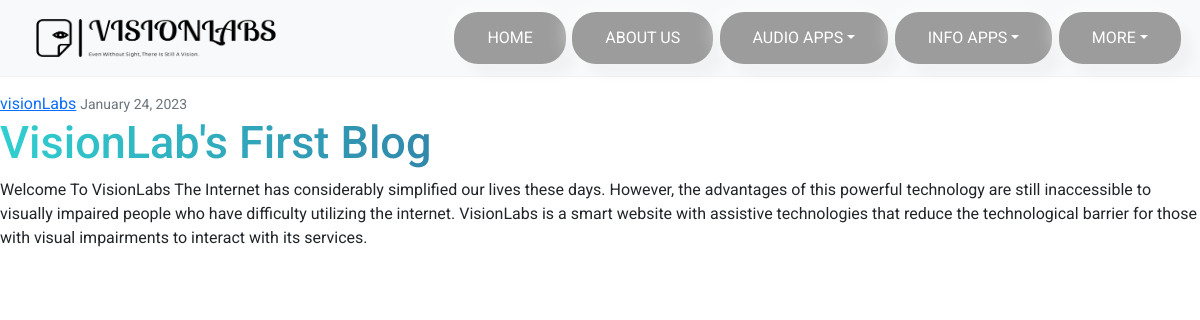
The app's page /newsfeed/1/, older data.
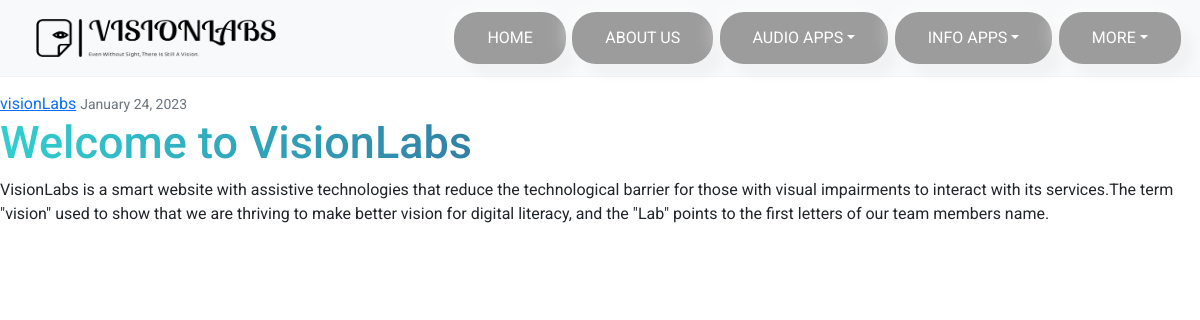
The same page, newer data.
### blog/models.py (models this page shows, shortened)
class Post(models.Model):
    title = models.CharField(max_length=100)
    content = models.TextField()
    date_posted = models.DateTimeField(default=timezone.now)

### blog/views.py (the view)
# urls.py: path('newsfeed/<int:pk>/', PostDetailView.as_view(), name='post-detail'),
class PostDetailView(DetailView):
    model = Post
    template_name = 'post_detail.html'

### blog/templates/post_detail.html
{% extends "base.html" %}
{% block content %}
  <article class="media content-section">
    <div class="media-body">
      <div class="article-metadata">
        <a class="mr-2" href="">visionLabs</a>
        <small class="text-muted">{{ object.date_posted|date:"F d, Y" }}</small>
      </div>
      <h2 class="article-title">{{ object.title }}</h2>
      <p class="article-content">{{ object.content }}</p>
    </div>
  </article>
{% endblock content %}

Row changes from the older to the newer data that the page shows:
changed Post: title "VisionLab's First Blog" → "Welcome to VisionLabs"; content "Welcome To VisionLabs The Internet has considerably simplified our lives these days. However, the advantages of this powerful technology are still inaccessible to visually impaired people who have difficulty utilizing the internet. VisionLabs is a smart website with assistive technologies that reduce the technological barrier for those with visual impairments to interact with its services." → "VisionLabs is a smart website with assistive technologies that reduce the technological barrier for those with visual impairments to interact with its services.The term \"vision\" used to show that we are thriving to make better vision for digital literacy, and the \"Lab\" points to the first letters of our team members name."
